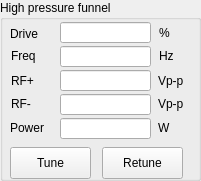
   <widget class="QGroupBox" name="gbSLfunnel1">
    <property name="geometry">
     <rect>
      <x>30</x>
      <y>620</y>
      <width>201</width>
      <height>181</height>
     </rect>
    </property>
    <property name="title">
     <string>High pressure funnel</string>
    </property>
    <widget class="QLabel" name="label_3">
     <property name="geometry">
      <rect>
       <x>10</x>
       <y>26</y>
       <width>59</width>
       <height>16</height>
      </rect>
     </property>
     <property name="text">
      <string>Drive</string>
     </property>
    </widget>
    <widget class="QLineEdit" name="leSRFDRV_1">
     <property name="geometry">
      <rect>
       <x>60</x>
       <y>22</y>
       <width>91</width>
       <height>21</height>
      </rect>
     </property>
    </widget>
    <widget class="QLabel" name="label_4">
     <property name="geometry">
      <rect>
       <x>11</x>
       <y>48</y>
       <width>59</width>
       <height>16</height>
      </rect>
     </property>
     <property name="text">
      <string>Freq</string>
     </property>
    </widget>
    <widget class="QLabel" name="label_5">
     <property name="geometry">
      <rect>
       <x>11</x>
       <y>73</y>
       <width>59</width>
       <height>16</height>
      </rect>
     </property>
     <property name="text">
      <string>RF+</string>
     </property>
    </widget>
    <widget class="QLabel" name="label_6">
     <property name="geometry">
      <rect>
       <x>11</x>
       <y>96</y>
       <width>59</width>
       <height>16</height>
      </rect>
     </property>
     <property name="text">
      <string>RF-</string>
     </property>
    </widget>
    <widget class="QLineEdit" name="leSRFFRQ_1">
     <property name="geometry">
      <rect>
       <x>60</x>
       <y>46</y>
       <width>91</width>
       <height>21</height>
      </rect>
     </property>
    </widget>
    <widget class="QLineEdit" name="leGRFPPVP_1">
     <property name="geometry">
      <rect>
       <x>60</x>
       <y>70</y>
       <width>91</width>
       <height>21</height>
      </rect>
     </property>
     <property name="readOnly">
      <bool>true</bool>
     </property>
    </widget>
    <widget class="QLineEdit" name="leGRFPPVN_1">
     <property name="geometry">
      <rect>
       <x>60</x>
       <y>94</y>
       <width>91</width>
       <height>21</height>
      </rect>
     </property>
     <property name="readOnly">
      <bool>true</bool>
     </property>
    </widget>
    <widget class="QLabel" name="label_7">
     <property name="geometry">
      <rect>
       <x>159</x>
       <y>25</y>
       <width>31</width>
       <height>16</height>
      </rect>
     </property>
     <property name="text">
      <string>%</string>
     </property>
    </widget>
    <widget class="QLabel" name="label_8">
     <property name="geometry">
      <rect>
       <x>159</x>
       <y>48</y>
       <width>31</width>
       <height>16</height>
      </rect>
     </property>
     <property name="text">
      <string>Hz</string>
     </property>
    </widget>
    <widget class="QLabel" name="label_9">
     <property name="geometry">
      <rect>
       <x>158</x>
       <y>73</y>
       <width>31</width>
       <height>16</height>
      </rect>
     </property>
     <property name="text">
      <string>Vp-p</string>
     </property>
    </widget>
    <widget class="QLabel" name="label_10">
     <property name="geometry">
      <rect>
       <x>158</x>
       <y>96</y>
       <width>31</width>
       <height>16</height>
      </rect>
     </property>
     <property name="text">
      <string>Vp-p</string>
     </property>
    </widget>
    <widget class="QPushButton" name="pbTuneF1">
     <property name="geometry">
      <rect>
       <x>10</x>
       <y>147</y>
       <width>81</width>
       <height>32</height>
      </rect>
     </property>
     <property name="text">
      <string>Tune</string>
     </property>
     <property name="autoDefault">
      <bool>false</bool>
     </property>
    </widget>
    <widget class="QPushButton" name="pbRetuneF1">
     <property name="geometry">
      <rect>
       <x>102</x>
       <y>147</y>
       <width>81</width>
       <height>32</height>
      </rect>
     </property>
     <property name="text">
      <string>Retune</string>
     </property>
     <property name="autoDefault">
      <bool>false</bool>
     </property>
    </widget>
    <widget class="QLineEdit" name="leGRFPWR_1">
     <property name="geometry">
      <rect>
       <x>60</x>
       <y>118</y>
       <width>91</width>
       <height>21</height>
      </rect>
     </property>
     <property name="readOnly">
      <bool>true</bool>
     </property>
    </widget>
    <widget class="QLabel" name="label_71">
     <property name="geometry">
      <rect>
       <x>10</x>
       <y>120</y>
       <width>59</width>
       <height>16</height>
      </rect>
     </property>
     <property name="text">
      <string>Power</string>
     </property>
    </widget>
    <widget class="QLabel" name="label_72">
     <property name="geometry">
      <rect>
       <x>158</x>
       <y>120</y>
       <width>31</width>
       <height>16</height>
      </rect>
     </property>
     <property name="text">
      <string>W</string>
     </property>
    </widget>
   </widget>
